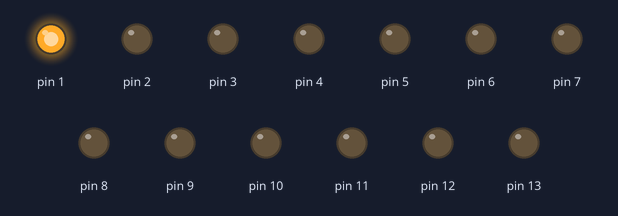
The sketch below on a simulated Arduino Uno, built with avr-gcc and run on an emulated ATmega328P. Parts: output pins drawn as LEDs (lit = HIGH).

Above: at 0.1 s.
At 5.1 s:
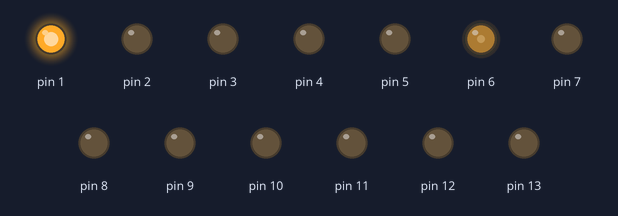
At 19.1 s:
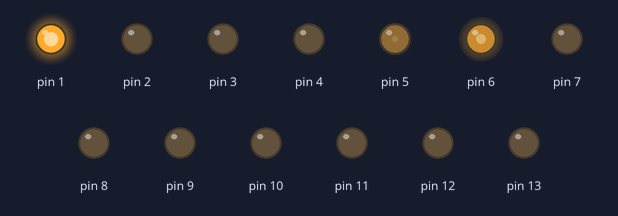
At 24.1 s:
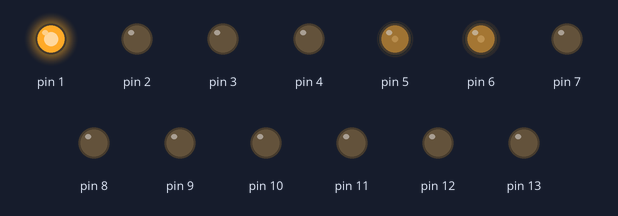
At 30.1 s:
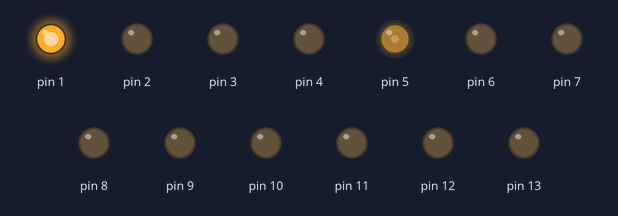
At 39.1 s:
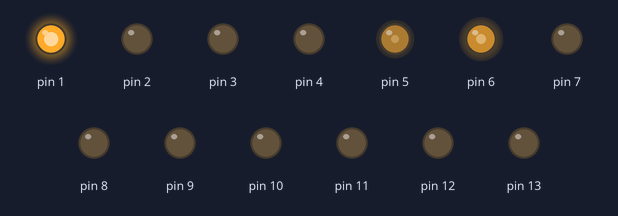
Timing chart, 0 to 40.0 s (numbered marks = the images above):
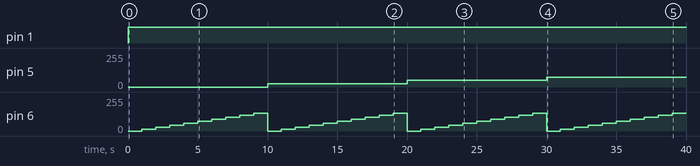

The sketch:

BinaryClock.ino
```cpp
int mint = 0;
int hour = 1;

void setup(){
 for(int i=1; i<=13; i++){
   pinMode(i, OUTPUT);
 }
}

void loop(){
  //resetAll();
  writeBin(mint, 7, 12);
  writeBin(hour, 1, 4);
  seconds();
  if(++mint ==60){
    mint = 0;
    if(hour++ == 12){
      hour = 1;
    }
  }
}

void seconds(){
  for(int i=1; i<=6; i++){
    for(int j=0; j<10; j++){
      analogWrite(6, (j*15));
      delay(1000);
    }
    analogWrite(5, (25*i));
  }
}

void writeBin(int num, int bgn, int last){
  for(int i = bgn; i <= last; i++){
    if (bitRead(num, (i-bgn)) == 1){
      digitalWrite(i, HIGH);
    }
    else{
      digitalWrite(i, LOW);
    }
  }
}

void resetAll(){
  for(int i=1; i<14; i++){
    digitalWrite(i, LOW);
  }
}
```

Measured:
- by itself, pin 1: LOW → HIGH at 0.00 s
- by itself, pin 5: 0/255 → 25/255 at 10.0 s, → 50/255 10.0 s later, → 75/255 10.0 s later
- by itself, pin 6: repeats every 10.0 s: 30/255 1.0 s, 45/255 1.0 s, 60/255 1.0 s, 75/255 1.0 s, 90/255 1.0 s, 105/255 1.0 s, 120/255 1.0 s, 135/255 1.0 s, 0/255 1.0 s, 15/255 1.0 s
